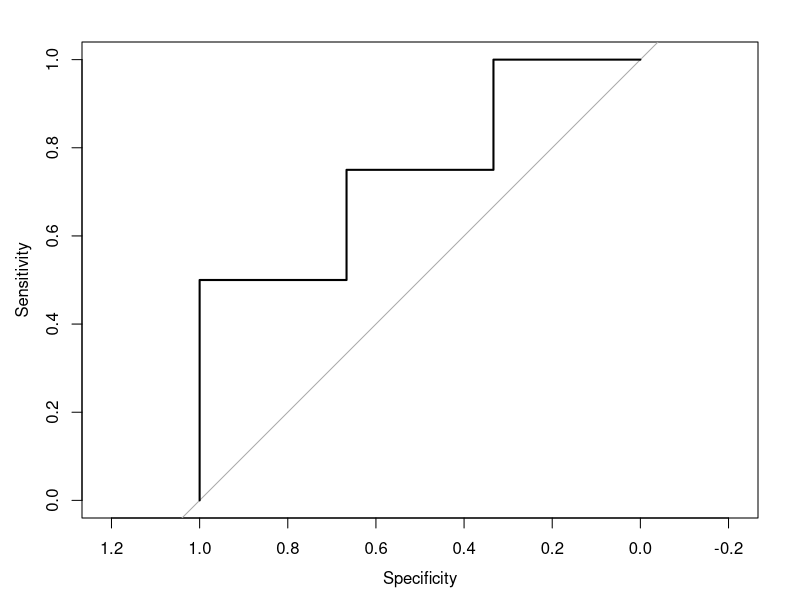

Generate this figure with R: (Note: this script raises an error after producing the figure.)
pred.proba <- c(0.15, 0.23, 0.45, 0.55, 0.67, 0.88, 0.97)
actual <- c(0, 1, 0, 1, 0, 1, 1)

library(pROC)
roc.curve <- roc(actual, pred.proba)
roc.curve
plot(roc.curve)
#goes through predictions step by step as rounding point
roc.curve$auc

# gets the best point ahe ROC curve based on the sum of sensitivity and specificity
coords(roc = roc.curve, x = 'best', ret='threshold')
#asking to return threshold for what we should round predictions on
#best.method
#says to round at 0.775
library(data.table)
dt <- data.table(cbind(pred.proba, actual)) #cbind column binding two vectors
names(dt) <- c('pred.proba', 'actual')
dt[, pred:=1]
dt[pred.proba < 0.775, pred:=0]
#using threshold above to make prediction
library(caret)
# careful!  The positive class is auto-detected as 0... set positive value as 1
confusionMatrix(dt$pred, dt$actual, positive = '1')
#Sensitivity : 0.5000          
#Specificity : 1.0000  
#No information rate: baseline if you guess all positive that would be your accuracy